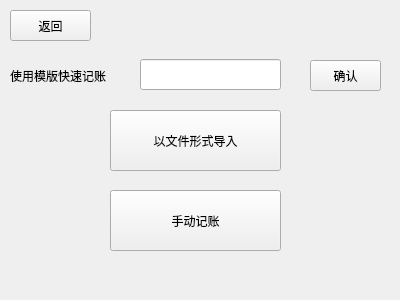
<?xml version="1.0" encoding="UTF-8"?>
<ui version="4.0">
 <class>AddOne</class>
 <widget class="QWidget" name="AddOne">
  <property name="geometry">
   <rect>
    <x>0</x>
    <y>0</y>
    <width>400</width>
    <height>300</height>
   </rect>
  </property>
  <property name="windowTitle">
   <string>Form</string>
  </property>
  <widget class="QPushButton" name="pushButton">
   <property name="geometry">
    <rect>
     <x>110</x>
     <y>110</y>
     <width>171</width>
     <height>61</height>
    </rect>
   </property>
   <property name="styleSheet">
    <string notr="true">font: 16pt &quot;宋体&quot;;</string>
   </property>
   <property name="text">
    <string>以文件形式导入</string>
   </property>
  </widget>
  <widget class="QPushButton" name="pushButton_2">
   <property name="geometry">
    <rect>
     <x>110</x>
     <y>190</y>
     <width>171</width>
     <height>61</height>
    </rect>
   </property>
   <property name="styleSheet">
    <string notr="true">font: 16pt &quot;宋体&quot;;</string>
   </property>
   <property name="text">
    <string>手动记账</string>
   </property>
  </widget>
  <widget class="QPushButton" name="pushButton_3">
   <property name="geometry">
    <rect>
     <x>10</x>
     <y>10</y>
     <width>81</width>
     <height>31</height>
    </rect>
   </property>
   <property name="styleSheet">
    <string notr="true">font: 12pt &quot;宋体&quot;;</string>
   </property>
   <property name="text">
    <string>返回</string>
   </property>
  </widget>
  <widget class="QLabel" name="label">
   <property name="geometry">
    <rect>
     <x>10</x>
     <y>50</y>
     <width>131</width>
     <height>51</height>
    </rect>
   </property>
   <property name="styleSheet">
    <string notr="true">font: 12pt &quot;宋体&quot;;</string>
   </property>
   <property name="text">
    <string>使用模版快速记账</string>
   </property>
  </widget>
  <widget class="QLineEdit" name="lineEdit">
   <property name="geometry">
    <rect>
     <x>140</x>
     <y>59</y>
     <width>141</width>
     <height>31</height>
    </rect>
   </property>
  </widget>
  <widget class="QPushButton" name="pushButton_4">
   <property name="geometry">
    <rect>
     <x>310</x>
     <y>60</y>
     <width>71</width>
     <height>31</height>
    </rect>
   </property>
   <property name="styleSheet">
    <string notr="true">font: 11pt &quot;宋体&quot;;</string>
   </property>
   <property name="text">
    <string>确认</string>
   </property>
  </widget>
 </widget>
 <resources/>
 <connections/>
</ui>
